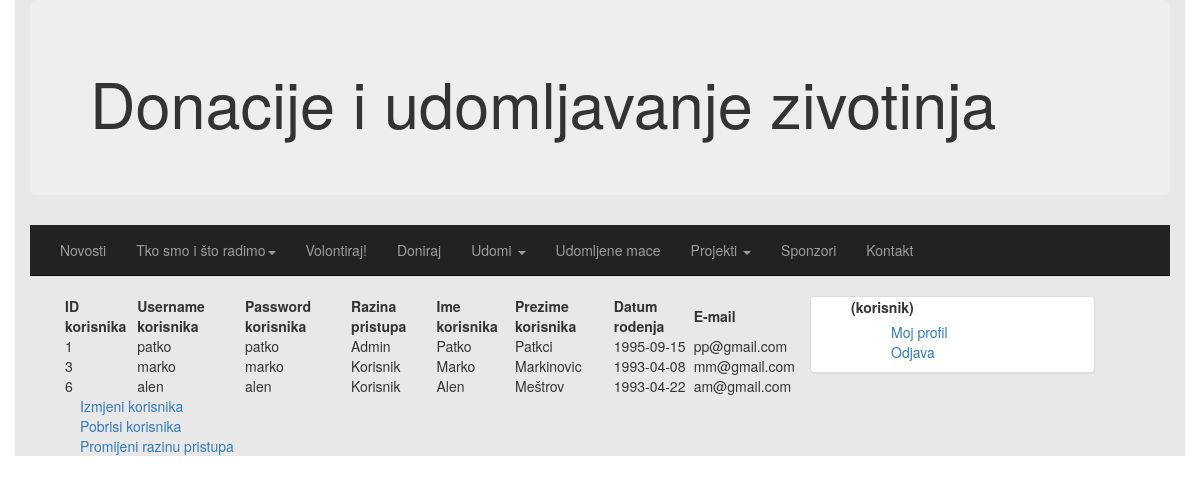
The page /listakorisnika.php on the database its author committed.
### tables this page shows
CREATE TABLE `korisnici` (
  `id` int(11) NOT NULL,
  `username` varchar(128) NOT NULL,
  `password` varchar(256) NOT NULL,
  `razprist` int(11) NOT NULL,
  `ime` varchar(128) NOT NULL,
  `prezime` varchar(128) NOT NULL,
  `datRodenja` date NOT NULL,
  `email` varchar(128) NOT NULL
);

### listakorisnika.php (the view, shortened to what this page needs)
<?php
require_once('include/init.php');
?>
<!DOCTYPE html>
<html>
<head>
  <link rel="stylesheet" href="http://maxcdn.bootstrapcdn.com/bootstrap/3.3.4/css/bootstrap.min.css">
  <link rel="stylesheet" type="text/css" href="//cdn.datatables.net/1.10.7/css/jquery.dataTables.css">
</head>
<body>
<div class="container" style="background-color:#E8E8E8">
  <div class="jumbotron">
    <h1>Donacije i udomljavanje zivotinja</h1>
  </div>
   <div class="navbar navbar-inverse navbar-static-top" role="navigation">
     <div class="container">
    <div class="navbar-collapse collapse">
     <ul class="nav navbar-nav navbar-center">
       <li clas="active"><a href="index.php">Novosti</a></li>
       <li class="dropdown">
         <a href="#" class="dropdown-toggle" data-toggle="dropdown">Tko smo i što radimo<b class="caret"></b></a>
       </li>
       <li clas="active"><a href="volontiraj.php">Volontiraj!</a></li>
       <li clas="active"><a href="doniraj.php">Doniraj</a></li>
       <li class="dropdown">
        <a href="#" class="dropdown-toggle" data-toggle="dropdown">Udomi <b class="caret"></b></a>
       </li>
       <li><a href="login.php">Udomljene mace</a></li>
       <li class="dropdown">
        <a href="#" class="dropdown-toggle" data-toggle="dropdown">Projekti <b class="caret"></b></a>
       </li>
       <li><a href="#">Sponzori</a></li>
       <li><a href="kontakt.php">Kontakt</a></li>
       </ul>
    </div>
     </div>
   </div>
    <div clas="col-md-12">
    <div class="col-md-8" style="margin-left:20px">
    <table id="tablica">
   <thead>
    <tr>
      <th>ID korisnika</th>
      <th>Username korisnika</th>
      <th>Password korisnika</th>
      <th>Razina pristupa</th>
      <th>Ime korisnika</th>
      <th>Prezime korisnika</th>
      <th>Datum rodenja</th>
      <th>E-mail</th>
    </tr>
    </thead>
    <tbody>
    <?php
      $query = "SELECT * FROM korisnici";
      $result = $db->query($query);
      while($row = $result -> fetch_assoc()){
        echo '<tr><td>' . $row['id'] .'</td>';
        echo '<td>' . $row['username'] .'</td>';
        echo '<td>' . $row['password'] .'</td>';
        if($row['razprist'] === "1"){
          echo '<td> Admin </td>';
        }else{
          echo '<td> Korisnik </td>';
        }
        echo '<td>' . $row['ime'] .'</td>';
        echo '<td>' . $row['prezime'] .'</td>';
        echo '<td>' . $row['datRodenja'] .'</td>';
        echo '<td>' . $row['email'] .'</td></tr>';
      }
     ?>
    </tbody>
   </table>
   <div class="col-md-12">
   <a href="listakorisnika.php?id=1">Izmjeni korisnika</a></br>
   <a href="listakorisnika.php?id=2">Pobrisi korisnika</a></br>
   <a href="listakorisnika.php?id=3">Promijeni razinu pristupa</a></br>
   </div>
  </div>
  </div>
   <div class=" nav nav-stacked pull-center col-sm-3 panel panel-default ">
      <ul style="list-style-type:none">
       <li><label> <?php
       if($_SESSION['razina'] === 1){
        echo '(admin)';
      }else{
          echo '(korisnik)';
        }
        ?></label></li>
       <ul style="list-style-type:none">
        <li><a href="mojprofil.php">Moj profil</a></li>
          <li><a href="logout.php">Odjava</a></li>
      </ul>
      </ul>
     </div>
  </div>
</body>
</html>

### rows shown on the page
korisnici: id "1", username "patko", password "patko", razprist "Admin", ime "Patko", prezime "Patkci", datRodenja "1995-09-15", email "pp@gmail.com"
korisnici: id "3", username "marko", password "marko", razprist "Korisnik", ime "Marko", prezime "Markinovic", datRodenja "1993-04-08", email "mm@gmail.com"
korisnici: id "6", username "alen", password "alen", razprist "Korisnik", ime "Alen", prezime "Meštrov", datRodenja "1993-04-22", email "am@gmail.com"
